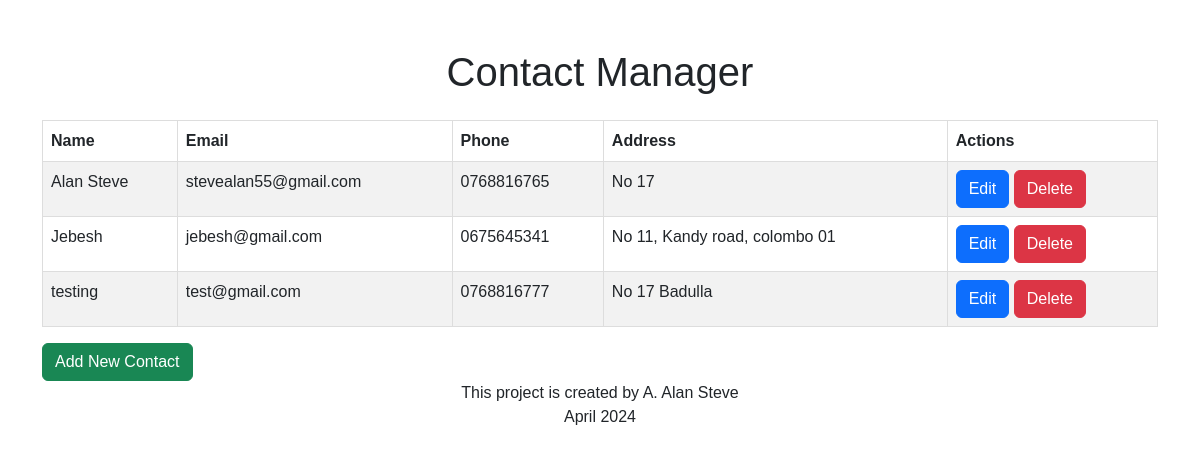
The page / on the database its author committed.
### tables this page shows
CREATE TABLE `contacts` (
  `id` int(11) NOT NULL,
  `name` varchar(255) NOT NULL,
  `email` varchar(255) NOT NULL,
  `phone` varchar(10) NOT NULL,
  `address` varchar(255) NOT NULL
);

### functions.php (called while the page is built, shortened)
<?php
function getContacts($conn) {
    $sql = "SELECT * FROM contacts";
    $result = $conn->query($sql);
    $contacts = array();
    if ($result->num_rows > 0) {
        while($row = $result->fetch_assoc()) {
            $contacts[] = $row;
        }
    }
    return $contacts;
}
?>

### index.php (the view, shortened to what this page needs)
<?php
include 'config.php';
include 'functions.php';
$contacts = getContacts($conn);
?>
<!DOCTYPE html>
<html lang="en">
<head>
    <link href="https://cdn.jsdelivr.net/npm/bootstrap@5.3.0-alpha1/dist/css/bootstrap.min.css" rel="stylesheet">
    <link rel="stylesheet" href="style.css">
</head>
<body>
    <div class="container">
        <h1 class="mt-5 mb-4">Contact Manager</h1>
        <table class="table table-striped">
            <thead>
                <tr>
                    <th>Name</th>
                    <th>Email</th>
                    <th>Phone</th>
                    <th>Address</th>
                    <th>Actions</th>
                </tr>
            </thead>
            <tbody>
                <?php
                if(isset($contacts) && !empty($contacts)):
                    foreach ($contacts as $contact): ?>
                        <tr>
                            <td><?php echo $contact['name']; ?></td>
                            <td><?php echo $contact['email']; ?></td>
                            <td><?php echo $contact['phone']; ?></td>
                            <td><?php echo $contact['address']; ?></td>
                            <td>
                                <button class="btn btn-primary" onclick="editContact(<?php echo $contact['id']; ?>)">Edit</button>
                                <button class="btn btn-danger" onclick="deleteContact(<?php echo $contact['id']; ?>)">Delete</button>
                            </td>
                        </tr>
                    <?php endforeach;
                else: ?>
                    <tr>
                        <td colspan="5">No contacts found</td>
                    </tr>
                <?php endif; ?>
            </tbody>
        </table>
        <button class="btn btn-success" onclick="addNewContact()">Add New Contact</button>
    </div>
    <footer>
        <center>
            <p>This project is created by A. Alan Steve<br>April 2024</p>
        </center>
    </footer>
</body>
</html>

### style.css (style rules this page uses)
body { font-family: Arial, sans-serif; background-color: #ffffff; }
h1 { text-align: center; }
table { width: 100%; border-collapse: collapse; margin-bottom: 20px; }
th, td { border: 1px solid #dddddd; padding: 8px; text-align: left; }
tr:nth-child(even) { background-color: #f2f2f2; }

### rows shown on the page
contacts: name "Alan Steve", email "stevealan55@gmail.com", phone "0768816765", address "No 17"
contacts: name "Jebesh", email "jebesh@gmail.com", phone "0675645341", address "No 11, Kandy road, colombo 01"
contacts: name "testing", email "test@gmail.com", phone "0768816777", address "No 17 Badulla"
